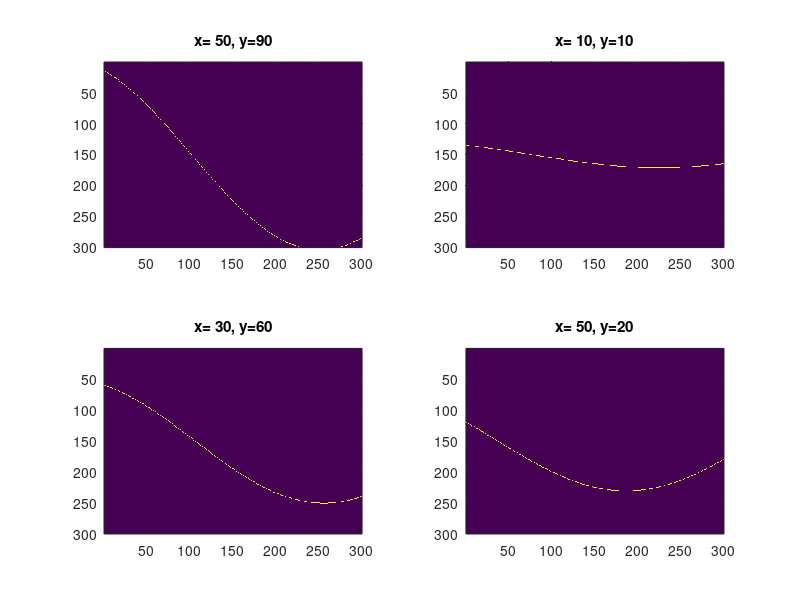

MATLAB code for this plot:
function vaja2_naloga3c()
    A = hough(50,90);
    figure(1);
    subplot(2,2,1);
    imagesc(A); % Display status of the accumulator
    title("x= 50, y=90");

    A = hough(10,10);
    subplot(2,2,2);
    imagesc(A);
    title("x= 10, y=10");

    A = hough(30,60);
    subplot(2,2,3);
    imagesc(A);
    title("x= 30, y=60");

    A = hough(50,20);
    subplot(2,2,4);
    imagesc(A);
    title("x= 50, y=20");
end

function [A] = hough(x, y)
    bins_theta = 300; bins_rho = 300; % Resolution of the accumulator array
    max_rho = 100; % Usually the diagonal of the image
    val_theta = (linspace(-90, 90, bins_theta) / 180) * pi; % Values of theta are known
    val_rho = linspace(-max_rho, max_rho, bins_rho);
    A = zeros(bins_rho, bins_theta);

    rho = x * cos(val_theta) + y * sin(val_theta); % compute rho for all thetas
    bin_rho = round(((rho + max_rho) / (2 * max_rho)) * length(val_rho)); % Compute bins for rho
    for i = 1:bins_theta % Go over all the points
        if bin_rho(i) > 0 && bin_rho(i) <= bins_rho % Mandatory out-of-bounds check
            A(bin_rho(i), i) = A(bin_rho(i), i) + 1; % Increment the accumulator cells
        end
    end
    [A] = A;
end
